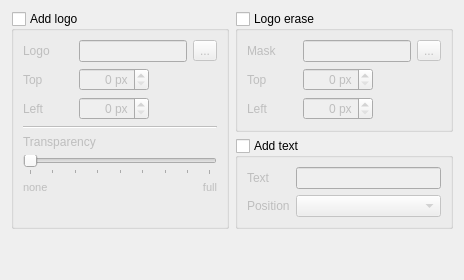
  <widget class="QWidget" name="tab_8">
   <attribute name="title">
    <string>Overlay</string>
   </attribute>
   <layout class="QGridLayout" name="gridLayout_5">
    <item row="0" column="0" rowspan="4">
     <widget class="QGroupBox" name="logoEnable">
      <property name="title">
       <string>Add logo</string>
      </property>
      <property name="checkable">
       <bool>true</bool>
      </property>
      <property name="checked">
       <bool>false</bool>
      </property>
      <layout class="QGridLayout" name="gridLayout_1">
       <item row="0" column="0">
        <widget class="QLabel" name="label_19">
         <property name="minimumSize">
          <size>
           <width>50</width>
           <height>0</height>
          </size>
         </property>
         <property name="text">
          <string>Logo</string>
         </property>
         <property name="buddy">
          <cstring>logoFileText</cstring>
         </property>
        </widget>
       </item>
       <item row="0" column="1" colspan="3">
        <widget class="QLineEdit" name="logoFileText"/>
       </item>
       <item row="0" column="4">
        <widget class="QToolButton" name="logoBrowseBtn">
         <property name="text">
          <string>...</string>
         </property>
        </widget>
       </item>
       <item row="1" column="0">
        <widget class="QLabel" name="label_20">
         <property name="minimumSize">
          <size>
           <width>50</width>
           <height>0</height>
          </size>
         </property>
         <property name="text">
          <string>Top</string>
         </property>
         <property name="buddy">
          <cstring>logoYSpin</cstring>
         </property>
        </widget>
       </item>
       <item row="1" column="1" colspan="2">
        <widget class="QSpinBox" name="logoYSpin">
         <property name="alignment">
          <set>Qt::AlignRight|Qt::AlignTrailing|Qt::AlignVCenter</set>
         </property>
         <property name="suffix">
          <string> px</string>
         </property>
         <property name="maximum">
          <number>4096</number>
         </property>
        </widget>
       </item>
       <item row="2" column="0">
        <widget class="QLabel" name="label_21">
         <property name="minimumSize">
          <size>
           <width>50</width>
           <height>0</height>
          </size>
         </property>
         <property name="text">
          <string>Left</string>
         </property>
         <property name="buddy">
          <cstring>logoXSpin</cstring>
         </property>
        </widget>
       </item>
       <item row="2" column="1" colspan="2">
        <widget class="QSpinBox" name="logoXSpin">
         <property name="alignment">
          <set>Qt::AlignRight|Qt::AlignTrailing|Qt::AlignVCenter</set>
         </property>
         <property name="suffix">
          <string> px</string>
         </property>
         <property name="maximum">
          <number>4096</number>
         </property>
        </widget>
       </item>
       <item row="5" column="0" colspan="5">
        <widget class="QSlider" name="logoOpacitySlider">
         <property name="maximum">
          <number>255</number>
         </property>
         <property name="orientation">
          <enum>Qt::Horizontal</enum>
         </property>
         <property name="tickPosition">
          <enum>QSlider::TicksBelow</enum>
         </property>
         <property name="tickInterval">
          <number>32</number>
         </property>
        </widget>
       </item>
       <item row="6" column="4">
        <widget class="QLabel" name="label_49">
         <property name="font">
          <font>
           <pointsize>8</pointsize>
          </font>
         </property>
         <property name="text">
          <string>full</string>
         </property>
         <property name="alignment">
          <set>Qt::AlignRight|Qt::AlignTop|Qt::AlignTrailing</set>
         </property>
         <property name="buddy">
          <cstring>logoOpacitySlider</cstring>
         </property>
        </widget>
       </item>
       <item row="4" column="0" colspan="3">
        <widget class="QLabel" name="label_22">
         <property name="sizePolicy">
          <sizepolicy hsizetype="Preferred" vsizetype="Maximum">
           <horstretch>0</horstretch>
           <verstretch>0</verstretch>
          </sizepolicy>
         </property>
         <property name="minimumSize">
          <size>
           <width>50</width>
           <height>0</height>
          </size>
         </property>
         <property name="text">
          <string>Transparency</string>
         </property>
         <property name="buddy">
          <cstring>logoOpacitySlider</cstring>
         </property>
        </widget>
       </item>
       <item row="6" column="0">
        <widget class="QLabel" name="label_48">
         <property name="font">
          <font>
           <pointsize>8</pointsize>
          </font>
         </property>
         <property name="text">
          <string>none</string>
         </property>
         <property name="alignment">
          <set>Qt::AlignLeading|Qt::AlignLeft|Qt::AlignTop</set>
         </property>
         <property name="buddy">
          <cstring>logoOpacitySlider</cstring>
         </property>
        </widget>
       </item>
       <item row="3" column="0" colspan="5">
        <widget class="Line" name="line">
         <property name="orientation">
          <enum>Qt::Horizontal</enum>
         </property>
        </widget>
       </item>
      </layout>
     </widget>
    </item>
    <item row="1" column="1" rowspan="3">
     <widget class="QGroupBox" name="marqEnable">
      <property name="sizePolicy">
       <sizepolicy hsizetype="Preferred" vsizetype="Maximum">
        <horstretch>0</horstretch>
        <verstretch>0</verstretch>
       </sizepolicy>
      </property>
      <property name="title">
       <string>Add text</string>
      </property>
      <property name="checkable">
       <bool>true</bool>
      </property>
      <property name="checked">
       <bool>false</bool>
      </property>
      <layout class="QGridLayout" name="_2">
       <item row="1" column="0">
        <widget class="QLabel" name="label_24">
         <property name="text">
          <string>Position</string>
         </property>
         <property name="buddy">
          <cstring>marqPositionCombo</cstring>
         </property>
        </widget>
       </item>
       <item row="0" column="0">
        <widget class="QLabel" name="label_23">
         <property name="text">
          <string>Text</string>
         </property>
         <property name="buddy">
          <cstring>marqMarqueeText</cstring>
         </property>
        </widget>
       </item>
       <item row="0" column="1">
        <widget class="QLineEdit" name="marqMarqueeText"/>
       </item>
       <item row="1" column="1">
        <widget class="QComboBox" name="marqPositionCombo"/>
       </item>
      </layout>
     </widget>
    </item>
    <item row="0" column="1">
     <widget class="QGroupBox" name="eraseEnable">
      <property name="title">
       <string>Logo erase</string>
      </property>
      <property name="checkable">
       <bool>true</bool>
      </property>
      <property name="checked">
       <bool>false</bool>
      </property>
      <layout class="QGridLayout">
       <item row="2" column="0">
        <widget class="QLabel" name="label_16">
         <property name="minimumSize">
          <size>
           <width>50</width>
           <height>0</height>
          </size>
         </property>
         <property name="text">
          <string>Top</string>
         </property>
         <property name="buddy">
          <cstring>eraseYSpin</cstring>
         </property>
        </widget>
       </item>
       <item row="3" column="0">
        <widget class="QLabel" name="label_17">
         <property name="minimumSize">
          <size>
           <width>50</width>
           <height>0</height>
          </size>
         </property>
         <property name="text">
          <string>Left</string>
         </property>
         <property name="buddy">
          <cstring>eraseXSpin</cstring>
         </property>
        </widget>
       </item>
       <item row="3" column="1">
        <widget class="QSpinBox" name="eraseXSpin">
         <property name="alignment">
          <set>Qt::AlignRight|Qt::AlignTrailing|Qt::AlignVCenter</set>
         </property>
         <property name="suffix">
          <string> px</string>
         </property>
         <property name="maximum">
          <number>4096</number>
         </property>
        </widget>
       </item>
       <item row="2" column="1">
        <widget class="QSpinBox" name="eraseYSpin">
         <property name="alignment">
          <set>Qt::AlignRight|Qt::AlignTrailing|Qt::AlignVCenter</set>
         </property>
         <property name="suffix">
          <string> px</string>
         </property>
         <property name="maximum">
          <number>4096</number>
         </property>
        </widget>
       </item>
       <item row="0" column="1" colspan="2">
        <widget class="QLineEdit" name="eraseMaskText"/>
       </item>
       <item row="0" column="0">
        <widget class="QLabel" name="label_15">
         <property name="minimumSize">
          <size>
           <width>50</width>
           <height>0</height>
          </size>
         </property>
         <property name="text">
          <string>Mask</string>
         </property>
         <property name="buddy">
          <cstring>eraseMaskText</cstring>
         </property>
        </widget>
       </item>
       <item row="0" column="3">
        <widget class="QToolButton" name="eraseBrowseBtn">
         <property name="text">
          <string>...</string>
         </property>
        </widget>
       </item>
      </layout>
     </widget>
    </item>
    <item row="4" column="1">
     <spacer name="verticalSpacer">
      <property name="orientation">
       <enum>Qt::Vertical</enum>
      </property>
      <property name="sizeHint" stdset="0">
       <size>
        <width>20</width>
        <height>40</height>
       </size>
      </property>
     </spacer>
    </item>
   </layout>
  </widget>
